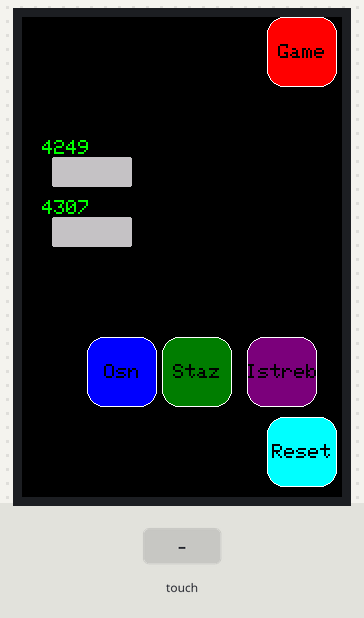
Bench run of a sketch on a simulated Arduino Uno, built with avr-gcc and run on an emulated ATmega328P. On the bench: 320×480 colour display. The test bench sets the inputs (shaded band). Random numbers use the default seed unless the sketch sets one; what the sketch prints to the serial monitor is not drawn.

Above: at 1.5 s.
1.6 s: touch panel pressed at 62 % / 30 % of its raw x / y range
At 2.7 s:
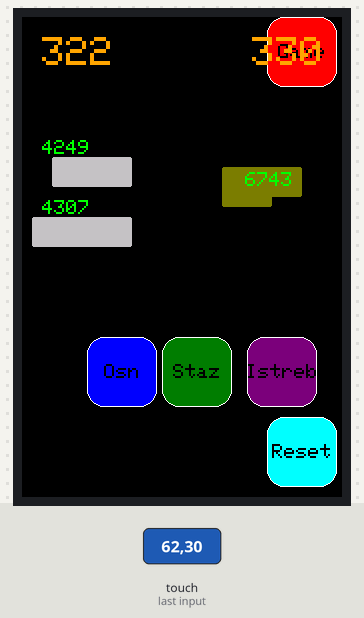
3.8 s: touch panel pressed at 13 % / 90 % of its raw x / y range
At 5.6 s:
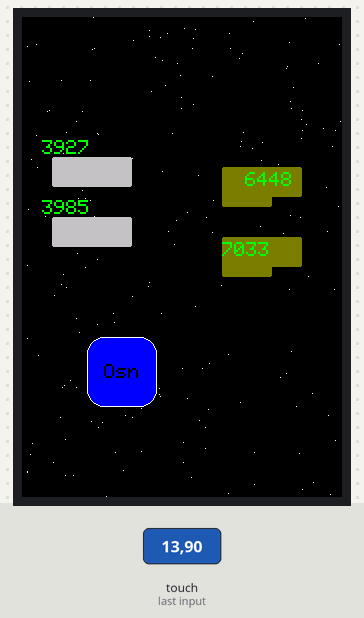
6.1 s: touch panel pressed at 13 % / 30 % of its raw x / y range
At 7.1 s:
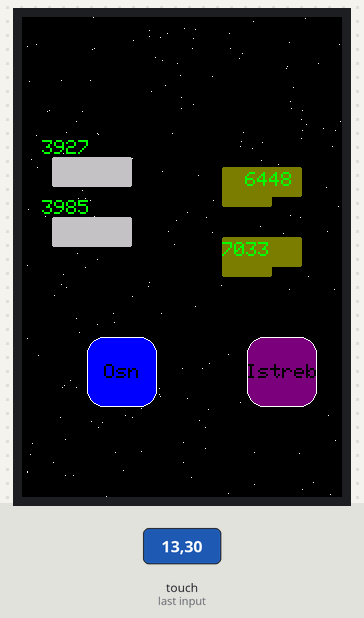
7.7 s: touch panel pressed at 38 % / 30 % of its raw x / y range
At 8.2 s:
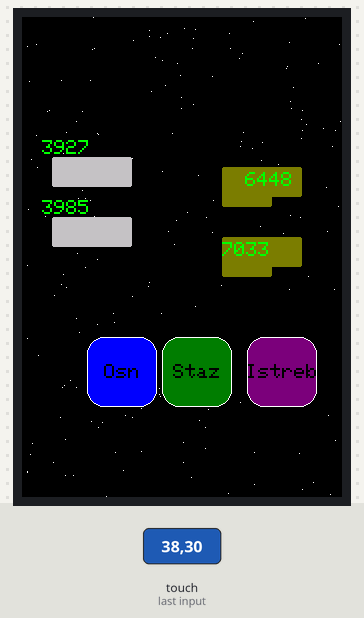
9.3 s: touch panel pressed at 62 % / 30 % of its raw x / y range
At 10.4 s:
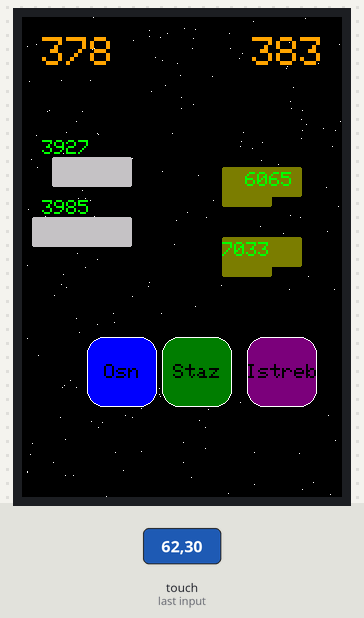
Timing chart, 0 to 12.3 s (numbered marks = the images above; inputs shaded):
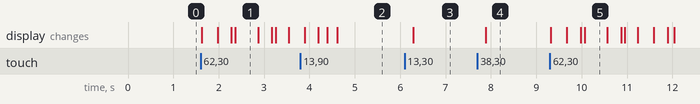

The sketch:

Star_Wars_Heroy_of_Galactic.ino
```cpp
#if 1

#include <Adafruit_GFX.h>
#include <MCUFRIEND_kbv.h>
MCUFRIEND_kbv tft;
#include <TouchScreen.h>
#define MINPRESSURE 200
#define MAXPRESSURE 1000

// ALL Touch panels and wiring is DIFFERENT
// copy-paste results from TouchScreen_Calibr_native.ino
const int XP = 6, XM = A2, YP = A1, YM = 7; //ID=0x9341
const int TS_LEFT = 907, TS_RT = 136, TS_TOP = 942, TS_BOT = 139;

TouchScreen ts = TouchScreen(XP, YP, XM, YM, 300);

Adafruit_GFX_Button on_btn, off_btn, staz, istreb_uron, resets;

int pixel_x, pixel_y;     //Touch_getXY() updates global vars
bool Touch_getXY(void)
{
  TSPoint p = ts.getPoint();
  pinMode(YP, OUTPUT);      //restore shared pins
  pinMode(XM, OUTPUT);
  digitalWrite(YP, HIGH);   //because TFT control pins
  digitalWrite(XM, HIGH);
  bool pressed = (p.z > MINPRESSURE && p.z < MAXPRESSURE);
  if (pressed) {
    pixel_x = map(p.x, TS_LEFT, TS_RT, 0, tft.width()); //.kbv makes sense to me
    pixel_y = map(p.y, TS_TOP, TS_BOT, 0, tft.height());
  }
  return pressed;
}

#define BLACK 0x0000
#define NAVY 0x000F
#define DARKGREEN 0x03E0
#define DARKCYAN 0x03EF
#define MAROON 0x7800
#define PURPLE 0x780F
#define OLIVE 0x7BE0
#define LIGHTGREY 0xC618
#define DARKGREY 0x7BEF
#define BLUE 0x001F
#define GREEN 0x07E0
#define CYAN 0x07FF
#define RED 0xF800
#define MAGENTA 0xF81F
#define YELLOW 0xFFE0
#define WHITE 0xFFFF
#define ORANGE 0xFD20
#define GREENYELLOW 0xAFE5
#define PINK 0xF81F
int x = 0;
int steps_2 = 0;
int steps_1 = 0;
int xp = 0;
int hod_1 = 0;
int step_heart_1 = 0;
int istreb_ur = 0;
int super_ur_2 = 0;
int stepu = 0;

void setup(void)
{
  Serial.begin(9600);
  uint16_t ID = tft.readID();
  Serial.print("TFT ID = 0x");
  Serial.println(ID, HEX);
  Serial.println("Calibrate for your Touch Panel");
  if (ID == 0xD3D3) ID = 0x9486; // write-only shield
  tft.begin(ID);
  tft.setRotation(0);            //PORTRAIT
  tft.fillScreen(BLACK);
  on_btn.initButton(&tft,  280, 35, 70, 70, WHITE, RED, BLACK, "Game", 2);
  off_btn.initButton(&tft, 100, 355, 70, 70, WHITE, BLUE, BLACK, "Osn", 2);
  staz.initButton(&tft, 175, 355, 70, 70, WHITE, DARKGREEN, BLACK, "Staz", 2);
  istreb_uron.initButton(&tft, 260, 355, 70, 70, WHITE, PURPLE, BLACK, "Istreb", 2);
  resets.initButton(&tft, 280, 435, 70, 70, WHITE, CYAN, BLACK, "Reset", 2);
  on_btn.drawButton(false);
  off_btn.drawButton(false);
  staz.drawButton(false);
  istreb_uron.drawButton(false);
  resets.drawButton(false);
}

//////////////////////////////////////
int myheart_1 = random(4000, 4500);///
int myheart_2 = random(4000, 4500);///
int arheart_1 = random(7000, 8000);//
int arheart_2 = random(7000, 8000);//
//////////////////////////////////////

void loop(void)
{
  clicking();
}

void clicking(void) {
  bool down = Touch_getXY();
  on_btn.press(down && on_btn.contains(pixel_x, pixel_y));
  off_btn.press(down && off_btn.contains(pixel_x, pixel_y));
  staz.press(down && staz.contains(pixel_x, pixel_y));
  istreb_uron.press(down && istreb_uron.contains(pixel_x, pixel_y));
  resets.press(down && resets.contains(pixel_x, pixel_y));
  MyHeroy1();
  MyHeroy2();
  if (on_btn.justPressed()) {
    resets.drawButton();
    on_btn.drawButton();
    staz.drawButton();
    istreb_uron.drawButton();
    background_game();
    off_btn.drawButton(false);
    artifHeroy();
    artifHeroy2();
  }
  if (arheart_2 <= 0) {
    winner();
  }
  if (myheart_1 <= 0) {
    defeat();
  }
}
void background_game(void) {
  tft.fillScreen(BLACK);
  for (x = 0; x <= 180; x++) {
    int xRnd = random(0, 480);
    int yRnd = random(0, 320);
    tft.drawPixel(yRnd, xRnd, WHITE);
  }
}

void MyHeroy1(void) {
  int gray = tft.color565(192, 192, 192);
  tft.fillRoundRect(30, 200, 80, 30, 2, gray);
  tft.setCursor(20, 183);
  tft.setTextColor(GREEN);
  tft.setTextSize(2);
  tft.print(myheart_1);
  if (off_btn.justReleased()) {
    off_btn.drawButton();
  }
  if (off_btn.justPressed()) {
    off_btn.drawButton();
    int xi = random(100, 450);
    Serial.println(xi);
    hod_1 = hod_1 + 1;
    step_heart_1 = step_heart_1 + 1;
    istreb_ur = istreb_ur + 1;
    steps_1 = steps_1 + 1;
    arheart_1 = arheart_1 - xi;
    arheart_2 = arheart_2 - xi;
    tft.setCursor(230, 20);
    tft.setTextColor(ORANGE);
    tft.setTextSize(4);
    tft.print(xi);
    delay(150);
    my_heroy_animation();
  }
  if (staz.justReleased()) {
    staz.drawButton();
  }
  if (staz.justPressed() and steps_1 >= 3) {
    steps_1 = steps_1 - 3;
    int stazist = random(200, 300);
    staz.drawButton(false);
    arheart_2 = arheart_2 - stazist;
    arheart_1 = arheart_1 - stazist;
    tft.setCursor(230, 20);
    tft.setTextColor(ORANGE);
    tft.setTextSize(4);
    tft.print(stazist);
    my_heroy_animation();
    background_game();
    artifHeroy();
    artifHeroy2();
    off_btn.drawButton();
    staz.drawButton();
    istreb_uron.drawButton();
  }
  if (istreb_uron.justReleased()) {
    istreb_uron.drawButton();
  }
  if (istreb_uron.justPressed() and istreb_ur >= 8) {
    istreb_ur = istreb_ur - 8;
    int istr = random(700, 1000);
    staz.drawButton(false);
    arheart_2 = arheart_1 - istr;
    arheart_1 = arheart_2 - istr;
    tft.setCursor(230, 20);
    tft.setTextColor(RED);
    tft.setTextSize(4);
    tft.print(istr);
    delay(500);
    background_game();
    tft.fillRoundRect(40, 160, 80, 30, 2, gray);
    delay(1000);
    background_game();
    artifHeroy();
    artifHeroy2();
    off_btn.drawButton();
    staz.drawButton();
    istreb_uron.drawButton();
  }
  if (steps_1 >= 3) {
    tft.setTextColor(GREEN);
    tft.setCursor(440, 420);
    tft.setTextSize(2);
    tft.print("Super Damage: 100%");
  }
  if (istreb_ur >= 8) {
    tft.setTextColor(GREEN);
    tft.setCursor(440, 440);
    tft.setTextSize(2);
    tft.print("Fighter Damage: 100%");
  }
}

void MyHeroy2(void) {
  int gray = tft.color565(192, 192, 192);
  tft.fillRoundRect(30, 140, 80, 30, 2, gray);
  tft.setCursor(20, 123);
  tft.setTextColor(GREEN);
  tft.setTextSize(2);
  tft.print(myheart_2);
  if (off_btn.justReleased()) {
    off_btn.drawButton();
  }
  if (off_btn.justPressed()) {
    off_btn.drawButton();
    int xi = random(100, 450);
    Serial.println(xi);
    arheart_1 = arheart_1 - xi;
    arheart_2 = arheart_2 - xi;
    tft.setCursor(230, 20);
    tft.setTextColor(ORANGE);
    tft.setTextSize(4);
    tft.print(xi);
    delay(150);
    my_heroy_animation();
  }
  if (staz.justReleased()) {
    staz.drawButton();
  }
  if (staz.justPressed() and steps_1 >= 3) {
    steps_1 = steps_1 - 3;
    int stazist = random(200, 300);
    staz.drawButton(false);
    arheart_2 = arheart_2 - stazist;
    arheart_1 = arheart_1 - stazist;
    tft.setCursor(230, 20);
    tft.setTextColor(ORANGE);
    tft.setTextSize(4);
    tft.print(stazist);
    my_heroy_animation();
    background_game();
    artifHeroy();
    artifHeroy2();
    off_btn.drawButton();
    staz.drawButton();
    istreb_uron.drawButton();
  }
  if (istreb_uron.justReleased()) {
    istreb_uron.drawButton();
  }
  if (istreb_uron.justPressed() and istreb_ur >= 8) {
    istreb_ur = istreb_ur - 8;
    int istr = random(700, 1000);
    staz.drawButton(false);
    arheart_2 = arheart_1 - istr;
    arheart_1 = arheart_2 - istr;
    tft.setCursor(230, 20);
    tft.setTextColor(RED);
    tft.setTextSize(4);
    tft.print(istr);
    delay(500);
    background_game();
    tft.fillRoundRect(40, 160, 80, 30, 2, gray);
    delay(1000);
    background_game();
    artifHeroy();
    artifHeroy2();
    off_btn.drawButton();
    staz.drawButton();
    istreb_uron.drawButton();
  }
  if (steps_1 >= 3) {
    tft.setTextColor(GREEN);
    tft.setCursor(440, 420);
    tft.setTextSize(2);
    tft.print("Super Damage: 100%");
  }
  if (istreb_ur >= 8) {
    tft.setTextColor(GREEN);
    tft.setCursor(440, 440);
    tft.setTextSize(2);
    tft.print("Fighter Damage: 100%");
  }
}

void artifHeroy(void) {
  tft.fillRoundRect(200, 150, 80, 30, 2, OLIVE);
  tft.fillRoundRect(200, 150, 50, 40, 2, OLIVE);
  tft.setCursor(223, 155);
  tft.setTextColor(GREEN);
  tft.setTextSize(2);
  tft.print(arheart_1);
  if (hod_1 >= 1) {
    hod_1 = hod_1 - 1;
    stepu = stepu + 1;
    int ix = random(300, 550);
    myheart_1 = myheart_1 - ix;
    myheart_2 = myheart_2 - ix;
    tft.setCursor(20, 20);
    tft.setTextColor(ORANGE);
    tft.setTextSize(4);
    tft.print(ix);
    delay(500);
    artif_heroy_animation();
  }
  if (stepu >= 2) {
    stepu = stepu - 2;
    int py = random(200, 400);
    arheart_2 = arheart_2 + py;
  }
  if (arheart_1 <= 0) {
    tft.fillRoundRect(200, 150, 80, 30, 2, BLACK);
    tft.fillRoundRect(200, 150, 50, 40, 2, BLACK);
  }
}

void artifHeroy2(void) {
  tft.fillRoundRect(200, 220, 80, 30, 2, OLIVE);
  tft.fillRoundRect(200, 220, 50, 40, 2, OLIVE);
  tft.setCursor(200, 225);
  tft.setTextColor(GREEN);
  tft.setTextSize(2);
  tft.print(arheart_2);
  if (hod_1 >= 1) {
    hod_1 = hod_1 - 1;
    stepu = stepu + 1;
    int ix = random(300, 550);
    myheart_1 = myheart_1 - ix;
    myheart_2 = myheart_2 - ix;
    tft.setCursor(20, 20);
    tft.setTextColor(ORANGE);
    tft.setTextSize(4);
    tft.print(ix);
    delay(500);
  }
  if (stepu >= 2) {
    stepu = stepu - 2;
    int py = random(200, 500);
    arheart_2 = arheart_2 + py;
  }
  if (arheart_2 <= 0) {
    tft.fillRoundRect(200, 220, 80, 30, 2, BLACK);
    tft.fillRoundRect(200, 220, 50, 40, 2, BLACK);
  }
}

void winner(void) {
  tft.fillScreen(BLACK);
  tft.setCursor(50, 240);
  tft.setTextSize(5);
  tft.setTextColor(CYAN);
  tft.println("You Win!");
  delay(1000000);
}
void defeat(void) {
  tft.fillScreen(BLACK);
  tft.setCursor(45, 240);
  tft.setTextSize(5);
  tft.setTextColor(RED);
  tft.println("You lose!");
  delay(100000);
}
void my_heroy_animation(void) {
  int gray = tft.color565(192, 192, 192);
  int u = 0;
  int t = 0;
  delay(200);
  tft.fillRoundRect(10, 200, 80, 30, 2, gray);
  for (t = 120; t <= 180; t++) {
    for (u = 210; u <= 215; u++) {
      tft.drawFastHLine(t, u, 20, RED);
    }
    delay(5);
    for (u = 210; u <= 215; u++) {
      tft.drawFastHLine(t, u, 20, BLACK);
    }
  }
  artifHeroy();
  off_btn.drawButton();
  staz.drawButton();
  istreb_uron.drawButton();
}
void artif_heroy_animation(void) {
  int u = 0;
  int y = 0;
  for (y = 170; y >= 110; y--) {
    for (u = 210; u <= 215; u++) {
      tft.drawFastHLine(y, u, 20, RED);
    }
    delay(5);
    for (u = 210; u <= 215; u++) {
      tft.drawFastHLine(y, u, 20, BLACK);
    }
  }
  background_game();
  if (arheart_1 > 0) {
    artifHeroy();
  }
  artifHeroy2();
  off_btn.drawButton();
  staz.drawButton();
  istreb_uron.drawButton();
}
#endif
```

Measured:
- after the input at 1.6 s, the display: first changes at once (image 1 shows a later state)
- after the input at 6.1 s, the display: changes after 0.19 s (image 3)
- after the input at 7.7 s, the display: changes after 0.19 s (image 4)
- after the input at 9.3 s, the display: first changes at once (image 5 shows a later state)
